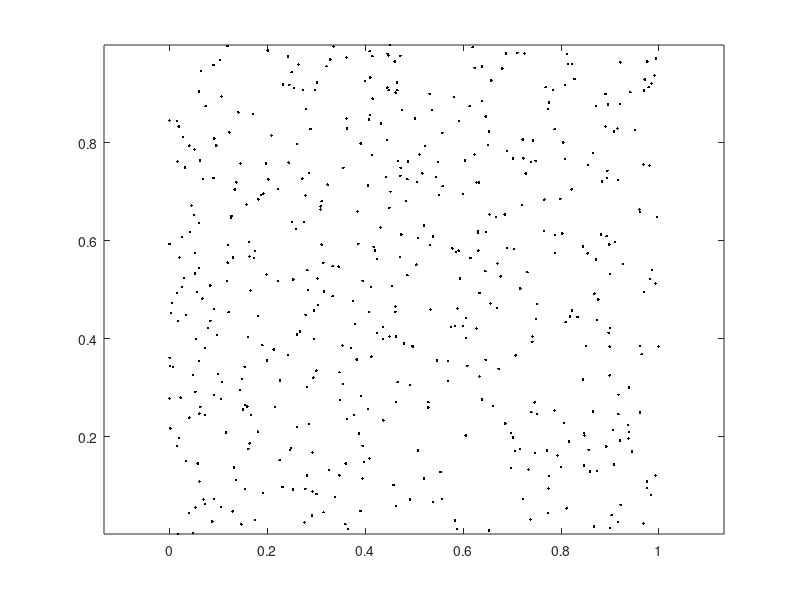

This chart was generated by the following MATLAB code:


%
% ----- random number generator (MCG31m1)
%
clear all;

n = 1024;

a = 1132489760;
m = 2147483647; % 2^31-1

% seed: integral number in range 1...258
z = 1.0;

x(1) = z / m;
for k = 2:n
  z    = mod(a*z, m);
  x(k) = z / m;
end


k = floor(n/2); plot(x([1:k]),x(k+[1:k]),'k.'); axis equal;


%
% ----- random number generator (MRG32k3a)
%
% This generator passes all tests of G. Marsaglia's Diehard testsuite.
% Its period is (m1^3 - 1)(m2^3 - 1)/2 which is nearly 2^191.  The
% reference
%        P. L'Ecuyer, R. Simard, E. J. Chen, W. D. Kelton:
%        An Object-Oriented Random-Number Package With Many Long 
%        Streams and Substreams. 2001. Operations Research.
% reports: "This generator is well-behaved in all dimensions
% up to at least 45: ..." [with respect to the spectral test].

clear all;

n    = 1024;

% initialise sequence (MCG31m1)
a = 1132489760;
m = 2^31 - 1;
z = [1.0; 0.0];

z(:,2) = mod(a*z(:,1),m);
z(:,3) = mod(a*z(:,2),m);
z      = z / m;

% coefficients (MRG32k3a)
A = [
       0  1403580  -810728
  527612        0 -1370589
    ];
m = 2^32 - [209; 22853];

% pseudo-random sequence
for k = 4:n
  z(1,k) = mod(A(1,:)*[z(1,k-1); z(1,k-2); z(1,k-3)], m(1));
  z(2,k) = mod(A(2,:)*[z(2,k-1); z(2,k-2); z(2,k-3)], m(2));
  x(k)   = mod(z(1,k) - z(2,k), m(1));
  x(k)   = x(k) / m(1);
end

k = floor(n/2); plot(x([1:k]),x(k+[1:k]),'k.'); axis equal;


% end

